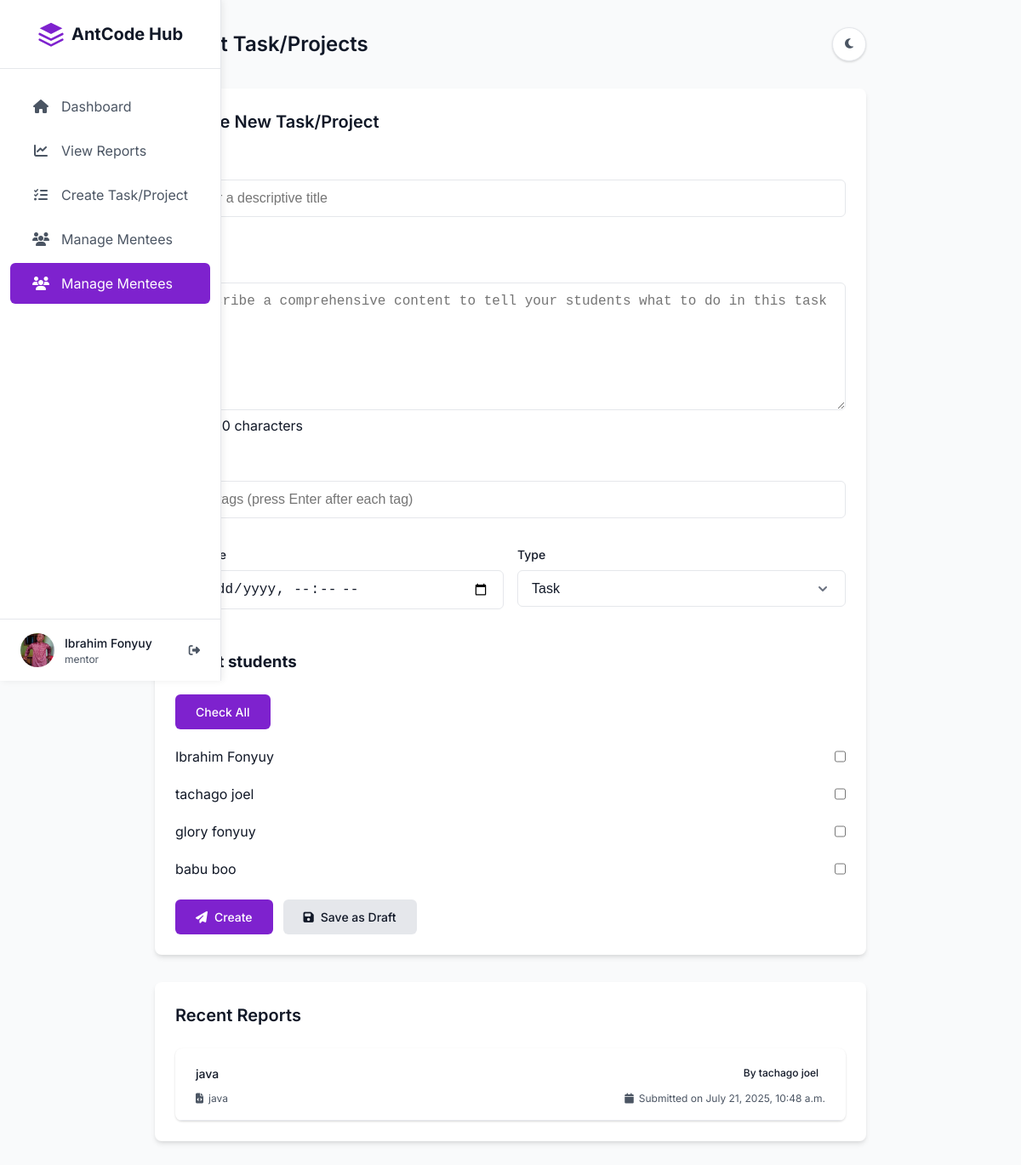
The page /AntCode/mentor/create-project/ (signed in) on the database its author committed.
### base/models.py (models this page shows, shortened)
class User(AbstractUser):
    class UserType(models.TextChoices):
        STUDENT = "student", _("Student")
        MENTOR = "mentor", _("Mentor")
    user_type = models.CharField(
        max_length=10,
        choices=UserType.choices,
        default=UserType.STUDENT,
        verbose_name=_("User Type"),
    )
    phone = models.CharField(
        max_length=20, blank=True, default="670000000", verbose_name=_("Phone Number")
    )
    bio = models.TextField(max_length=1000, blank=True, verbose_name=_("Biography"))
    skills = models.CharField(max_length=500, blank=True, verbose_name=_("Skills"))
    profile_picture = models.ImageField(
        upload_to="user/profile_pictures/",
        blank=True,
        null=True,
        verbose_name=_("Profile Picture"),
    )
    class Meta:
        verbose_name = _("User")
        verbose_name_plural = _("Users")
        indexes = [
            models.Index(fields=["user_type"]),
            models.Index(fields=["last_name", "first_name"]),
        ]

class StudentProfile(models.Model):
    user = models.OneToOneField(
        User,
        on_delete=models.CASCADE,
        related_name="student_profile",
        limit_choices_to={"user_type": User.UserType.STUDENT},
        verbose_name=_("User"),
    )
    option = models.ForeignKey(
        Option,
        on_delete=models.CASCADE,
        related_name="students",
        verbose_name=_("Option"),
    )
    class Meta:
        verbose_name = _("Student Profile")
        verbose_name_plural = _("Student Profiles")
        unique_together = (
            "user",
            "option",
        )  # Prevent duplicate student-option assignments

class Report(models.Model):
    STATUS_CHOICES = [
        ("draft", _("Draft")),
        ("submitted", _("Submitted")),
        ("reviewed", _("Reviewed")),
        ("approved", _("Approved")),
    ]
    title = models.CharField(max_length=50, verbose_name=_("Title"))
    tags = models.CharField(max_length=100, verbose_name=_("Tags"))
    hours_worked = models.FloatField(default=0.0, verbose_name=_("Hours Worked"))
    status = models.CharField(
        max_length=50, choices=STATUS_CHOICES, default="draft", verbose_name=_("Status")
    )
    content = models.TextField(max_length=2000, blank=True, verbose_name=_("Content"))
    student = models.ForeignKey(
        User,
        on_delete=models.CASCADE,
        related_name="reports",
        limit_choices_to={"user_type": User.UserType.STUDENT},
        verbose_name=_("Student"),
    )
    option = models.ForeignKey(
        Option,
        on_delete=models.CASCADE,
        related_name="reports",
        verbose_name=_("Option"),
    )
    created = models.DateTimeField(auto_now_add=True, verbose_name=_("Created At"))
    updated = models.DateTimeField(auto_now=True, verbose_name=_("Updated At"))
    mark = models.IntegerField(default=0, verbose_name=_("Mark"))
    class Meta:
        verbose_name = _("Report")
        verbose_name_plural = _("Reports")
        ordering = ["-created"]
        indexes = [
            models.Index(fields=["student"]),
            models.Index(fields=["option"]),
            models.Index(fields=["status"]),
            models.Index(fields=["created"]),
        ]
    @property
    def summary(self):
        return " ".join(self.content.split()[:10])

### base/views.py (the view)
# urls.py: path("mentor/create-project/", create_project, name="create_project"),
@login_required
@require_http_methods(["GET", "POST"])
def create_project(request):
    return create_task(request)

### base/views.py (called while the page is built, shortened)
@login_required
@require_http_methods(["GET", "POST"])
def create_task(request):
    if request.user.user_type != User.UserType.MENTOR:
        raise PermissionDenied(_("Only mentors can create tasks."))
    mentor = get_object_or_404(MentorProfile, user=request.user)
    students = StudentProfile.objects.filter(option=mentor.option).select_related('user')
    context = {
        'tasks': Task.objects.filter(mentor=mentor).prefetch_related('students')[:10],
        'projects': Project.objects.filter(mentor=mentor).prefetch_related('students')[:10],
        'students': students,
        'reports': Report.objects.filter(option=mentor.option).select_related('student')[:5]
    }
    return render(request, "create.html", context)

### templates/create.html (shortened to what this page needs)
<!DOCTYPE html>
<html lang="en">
<head>
    <link rel="stylesheet" href="https://cdnjs.cloudflare.com/ajax/libs/font-awesome/6.4.0/css/all.min.css">
</head>
<body class="light-mode">
    <aside class="sidebar" id="sidebar">
        {% include 'navbar.html' %}
    </aside>
    <main class="main-content">
        <div class="header">
            <h1 class="page-title">Createt Task/Projects</h1>
            <div class="header-actions">
                <button class="theme-toggle" id="theme-toggle">
                    <i class="fas fa-moon" id="theme-icon"></i>
                </button>
            </div>
        </div>
        <div class="card">
            <div class="card-header">
                {% if report %}
                    <h2 class="card-title">Edit {{action}}</h2>
                    {% else %}
                    <h2 class="card-title">Create New Task/Project</h2>
                {% endif %}
            </div>
            <form id="report-form" action="" method="POST">
                <div class="form-row">
                    <div class="form-col">
                        <div class="form-group">
                            <label for="report-title" class="form-label">Title</label>
                            <input type="text" id="report-title" class="form-input" name="name" placeholder="Enter a descriptive title" value="{{report.title}}" required>
                        </div>
                    </div>
                </div>
                <div class="form-group">
                    <label for="report-content" class="form-label">Content</label>
                    <textarea id="report-content" name="content" class="form-textarea" placeholder="Describe a comprehensive content to tell your students what to do in this task"  required>{{report.content}}</textarea>
                    <div class="char-counter"><span id="char-count">0</span> / 2000 characters</div>
                </div>
                <div class="form-group">
                    <label for="report-tags" class="form-label">Tags</label>
                    <input type="text" id="report-tags" name="tags" class="form-input" placeholder="Add tags (press Enter after each tag)" value="{{report.tags}}">
                </div>
                <div class="form-row">
                    <div class="form-col">
                        <div class="form-group">
                            <label for="report-hours" class="form-label">Due date</label>
                            <input type="datetime-local" id="report-hours" name="due-date" class="form-input"  value="{{report.hourse_worked}}" required>
                        </div>
                    </div>
                    <div class="form-col">
                        <div class="form-group">
                            <label for="report-status" class="form-label">Type</label>
                            <select id="report-status" name="type" class="form-select" required >
                                <option value="task">Task</option>
                            </select>
                        </div>
                    </div>
                </div>
                <div class="form-group" style="">
                    <h3>Select students</h3>
                    <br>
                    <button type="button" id="checkbtn" class="btn btn-primary">Check All</button>
                    {% for student in students  %}
                        <div class="student-list" style="display: flex; justify-content:space-between; width:100%; margin-top:20px">
                            <div>{{student.user.first_name}} {{student.user.last_name}}</div>
                            <input type="checkbox" name="student" id="check" class="checkbox" value="{{student.id}}">
                            </div>
                    {% endfor %}
                </div>
                <div class="btn-group">
                    <button type="submit" class="btn btn-primary">
                        <span class="btn-icon"><i class="fas fa-paper-plane"></i></span>
                        Create
                    </button>
                    <button type="button" class="btn btn-secondary" id="save-draft">
                        <span class="btn-icon"><i class="fas fa-save"></i></span>
                        Save as Draft
                    </button>
                </div>
            </form>
        </div>
        <div class="card">
            <div class="card-header">
                <h2 class="card-title">Recent Reports</h2>
            </div>
            <div class="tasks-list">
                        {% for report in reports %}
                        <div class="submission-item" onclick="window.location.href='{% url 'report' report.id %}'" style="cursor: pointer;">
                            <div class="submission-header">
                                <h3 class="submission-title">{{ report.title }}</h3>
                                <span class="task-badge green">By {{ report.student.first_name }} {{report.student.last_name}}</span>
                            </div>
                            <div class="task-details">
                                <div class="task-tag">
                                    <i class="fas fa-file-code task-tag-icon"></i>
                                    <span>{{ report.tags }}</span>
                                </div>
                                <div class="task-tag">
                                    <i class="fas fa-calendar task-tag-icon"></i>
                                    <span>Submitted on {{ report.created }}</span>
                                </div>
                            </div>
                        </div>
                        {% empty %}
                        <div class="submission-item">
                            <div class="submission-header">
                                <h3 class="submission-title">No reports submitted yet.</h3>
                            </div>
                        </div>
                        {% endfor %}
            </div>
        </div>
    </main>
</body>
</html>

### templates/navbar.html (shortened to what this page needs)
{% if request.user.user_type == 'student' %}
    <div class="sidebar-header" >
        <div class="logo">
            <svg class="logo-icon" viewBox="0 0 24 24" fill="none" xmlns="http://www.w3.org/2000/svg">
                <path d="M12 2L2 7L12 12L22 7L12 2Z" fill="#7e22ce" />
                <path d="M2 17L12 22L22 17" stroke="#7e22ce" stroke-width="2" stroke-linecap="round"
                    stroke-linejoin="round" />
                <path d="M2 12L12 17L22 12" stroke="#7e22ce" stroke-width="2" stroke-linecap="round"
                    stroke-linejoin="round" />
            </svg>
            <span class="logo-text">AntCode Hub</span>
        </div>
    </div>
    <div class="sidebar-content">
        <nav>
            <a href="{% url 'home' %}" {% if request.path == '/AntCode/home/' %} class="sidebar-link active" {%else%}
                class="sidebar-link" {% endif %}>
                <i class="fas fa-home sidebar-icon"></i>
                <span>Dashboard</span>
            </a>
            <a href="{% url 'courses' %}" {% if request.path == '/AntCode/courses/' %} class="sidebar-link active" {%else%}
                class="sidebar-link" {% endif %}>
                <i class="fas fa-home sidebar-icon"></i>
                <span>Courses</span>
            </a>
            <a href="" {% if request.path == '/AntCode/projects/' %} class="sidebar-link active" {%else%}
                class="sidebar-link" {% endif %}>
                <i class="fas fa-code sidebar-icon"></i>
                <span>Projects</span>
            </a>
            <a href="{% url 'reports' %}" {% if request.path == '/AntCode/daily-reports/' %} class="sidebar-link active"
                {%else%} class="sidebar-link" {% endif %}>
                <i class="fas fa-file-alt sidebar-icon"></i>
                <span>Daily Reports</span>
            </a>
            <a href="{% url 'classmates' %}" {% if request.path == '/AntCode/classmates/' %} class="sidebar-link active"
                {%else%} class="sidebar-link" {% endif %}>
                <i class="fas fa-users sidebar-icon"></i>
                <span>Classmates</span>
            </a>
            <a href="{% url 'profile' %}" {% if request.path == '/AntCode/profile/' %} class="sidebar-link active"
                {%else%} class="sidebar-link" {% endif %}>
                <i class="fas fa-user sidebar-icon"></i>
                <span>Profile</span>
            </a>
        </nav>
    </div>
    <div class="sidebar-footer">
        <div class="user-info">
            {% if request.user.profile_picture %}
            <div class="avatar"
                style="background-image: url('{{request.user.profile_picture.url}}'); background-position:center; background-size: cover;">
            </div>
            {% else %}
            <div class="avatar">{{request.user.name_abb}}</div>
            {% endif %}
            <div class="user-details">
                <div class="user-name">{{request.user.first_name}} {{request.user.last_name}}</div>
                <div class="user-role">{{request.user.user_type}}</div>
            </div>
            <button class="logout-button" onclick="window.location.href='{% url 'logout' %}'">
                <i class="fas fa-sign-out-alt"></i>
            </button>
        </div>
    </div>
{% else %}
    <div class="sidebar-header">
        <div class="logo">
            <span class="logo-text">AntCode Hub</span>
        </div>
    </div>
    <div class="sidebar-content">
        <a href="{% url 'mentor_dashboard' %}"
            class="sidebar-link {% if request.resolver_match.url_name == 'mentor_dashboard' %}active{% endif %}">
            <span class="sidebar-icon"><i class="fas fa-home"></i></span>
            Dashboard
        </a>
        <a href="{% url 'home' %}"
            class="sidebar-link {% if request.resolver_match.url_name == 'home' %}active{% endif %}">
            <span class="sidebar-icon"><i class="fas fa-chart-line"></i></span>
            View Reports
        </a>
        <a href="{% url 'create_task' %}"
            class="sidebar-link {% if request.resolver_match.url_name == 'create_task' %}active{% endif %}">
            <span class="sidebar-icon"><i class="fas fa-tasks"></i></span>
            Create Task/Project
        </a>
        <a href="{% url 'home' %}"
            class="sidebar-link {% if request.resolver_match.url_name == 'home' %}active{% endif %}">
            <span class="sidebar-icon"><i class="fas fa-users"></i></span>
            Manage Mentees
        </a>
        <a href="{% url 'create_project' %}"
            class="sidebar-link {% if request.resolver_match.url_name == 'create_project' %}active{% endif %}">
            <span class="sidebar-icon"><i class="fas fa-users"></i></span>
            Manage Mentees
        </a>
    </div>
    <div class="sidebar-footer">
        <div class="user-info">
            {% if request.user.profile_picture %}
            <div class="avatar"
                style="background-image: url('{{request.user.profile_picture.url}}'); background-position:center; background-size: cover;">
            </div>
            {% else %}
            <div class="avatar">{{request.user.name_abb}}</div>
            {% endif %}
            <div class="user-details">
                <div class="user-name">{{request.user.first_name}} {{request.user.last_name}}</div>
                <div class="user-role">{{request.user.user_type}}</div>
            </div>
            <button class="logout-button" onclick="window.location.href='{% url 'logout' %}'">
                <i class="fas fa-sign-out-alt"></i>
            </button>
        </div>
    </div>
{%endif%}

### rows shown on the page
User: user.profile_picture (picture), user.first_name "Ibrahim", user.last_name "Fonyuy", user.user_type "mentor"
StudentProfile: user.first_name "Ibrahim", user.last_name "Fonyuy"
StudentProfile: user.first_name "tachago", user.last_name "joel"
StudentProfile: user.first_name "glory", user.last_name "fonyuy"
StudentProfile: user.first_name "babu", user.last_name "boo"
Report: title "java", student.first_name "tachago", student.last_name "joel", tags "java", created "July 21, 2025, 10:48 a.m."
